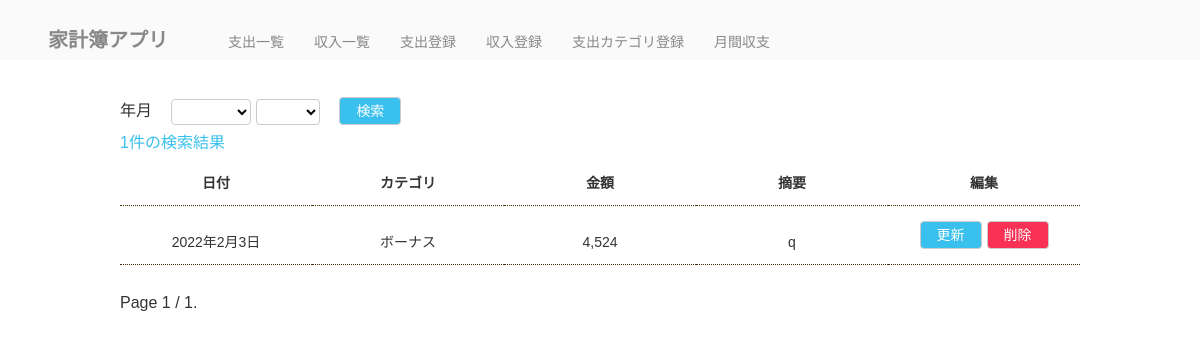
/income_list/, run on an earlier commit of the app's database.
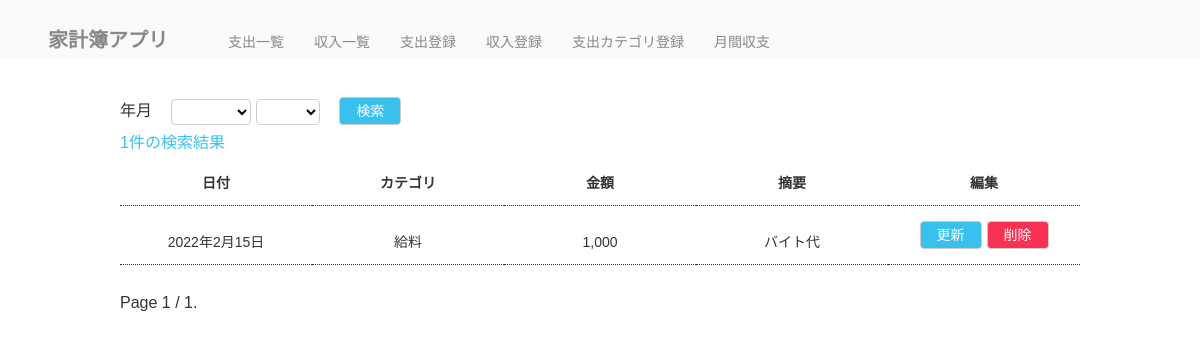
And on a later commit of the database.
### kakeibo/models.py (models this page shows)
class Income(models.Model):
    date = models.DateField('日付')
    price = models.IntegerField('金額')
    category = models.ForeignKey(IncomeCategory,
                                 on_delete=models.PROTECT,
                                 verbose_name='カテゴリ')
    description = models.TextField('摘要', null=True, blank=True)

class IncomeCategory(models.Model):
    name = models.CharField('カテゴリ名', max_length=32)
    def __str__(self):
        return self.name

### kakeibo/views.py (the view, shortened to what this page needs)
# urls.py: path("income_list/", IncomeList.as_view(), name="income_list"),
class IncomeList(ListView):
    template_name = "kakeibo/income_list.html"
    model = Income
    ordering = "-date"
    paginate_by = 10
    def get_queryset(self):
        queryset = super().get_queryset()
        self.form = form = IncomeSearchForm(self.request.GET or None)
        return queryset
    def get_context_data(self, **kwargs):
        context = super().get_context_data(**kwargs)
        context['search_form'] = self.form
        return context

### kakeibo/forms.py
class IncomeSearchForm(forms.Form):
    start_year = 2022  # 家計簿の登録を始めた年
    end_year = timezone.now().year + 1  # 現在の年+1年
    years = [(year, f'{year}年')
             for year in reversed(range(start_year, end_year + 1))]
    years.insert(0, (0, ''))  # 空白の選択を追加
    YEAR_CHOICES = tuple(years)
    months = [(month, f'{month}月') for month in range(1, 13)]
    months.insert(0, (0, ''))
    MONTH_CHOICES = tuple(months)
    """・requiredはフォームでの入力を必須とするか否か?を True or False で答えさせる。
       ・widgetはhtmlでの表記方法を示すもの
       ・attrsはレンダリングされたウィジェットに設定するHTML属性を含む辞書
       ・forms.Selectはプルダウンリストでリストの一覧を表示する。"""
    year = forms.ChoiceField(label='年での絞り込み',
                             required=False,
                             choices=YEAR_CHOICES,
                             widget=forms.Select(attrs={'class': 'form'}))
    month = forms.ChoiceField(label='月での絞り込み',
                              required=False,
                              choices=MONTH_CHOICES,
                              widget=forms.Select(attrs={'class': 'form'}))

### kakeibo/my_context_processor.py (called while the page is built)
def common(request):
    now = timezone.now()
    return {"now_year": now.year,
            "now_month": now.month}

### kakeibo/templates/kakeibo/income_list.html
{% extends 'kakeibo/base.html' %}
{% load humanize %}
{% load kakeibo %}
{% block content %}
<form class="mt-2" id="search-form" action="" method="GET">
  <label class="label mr-4">年月</label>
  {{ search_form.year }}
  {{ search_form.month }}
  <button class="btn btn-info ml-4" type="submit">検索</button>
</form>
<p class="search-result mt-3">{{ page_obj.paginator.count }}件の検索結果</p>
<table class="table mt-3">
  <tr>
    <th>日付</th>
    <th>カテゴリ</th>
    <th>金額</th>
    <th>摘要</th>
    <th>編集</th>
  </tr>
  {% for income in income_list %}
  <tr>
    <td>{{ income.date }}</td>
    <td>{{ income.category }}</td>
    <td>{{ income.price|intcomma}}</td>
    <td>
      {% if income.description %}
      {{ income.description }}
      {% endif %}
    </td>
    <td>
      <div class="manage-btn-area">
        <div class="update-btn-area">
          <a class="btn btn-info" href="{% url 'kakeibo:income_update' income.pk %}">更新</a>
        </div>
        <div class="delete-btn-area">
          <a class="btn btn-danger" href="{% url 'kakeibo:income_delete' income.pk %}">削除</a>
        </div>
      </div>
    </td>
  </tr>
  {% endfor %}
</table>
{% include 'kakeibo/include/pagination.html' %}
{% endblock %}

What changed in the data, as far as the page shows it:
removed Income: date "2022年2月3日", category "ボーナス", price "4,524", description "q"
added Income: date "2022年2月15日", category "給料", price "1,000", description "バイト代"
